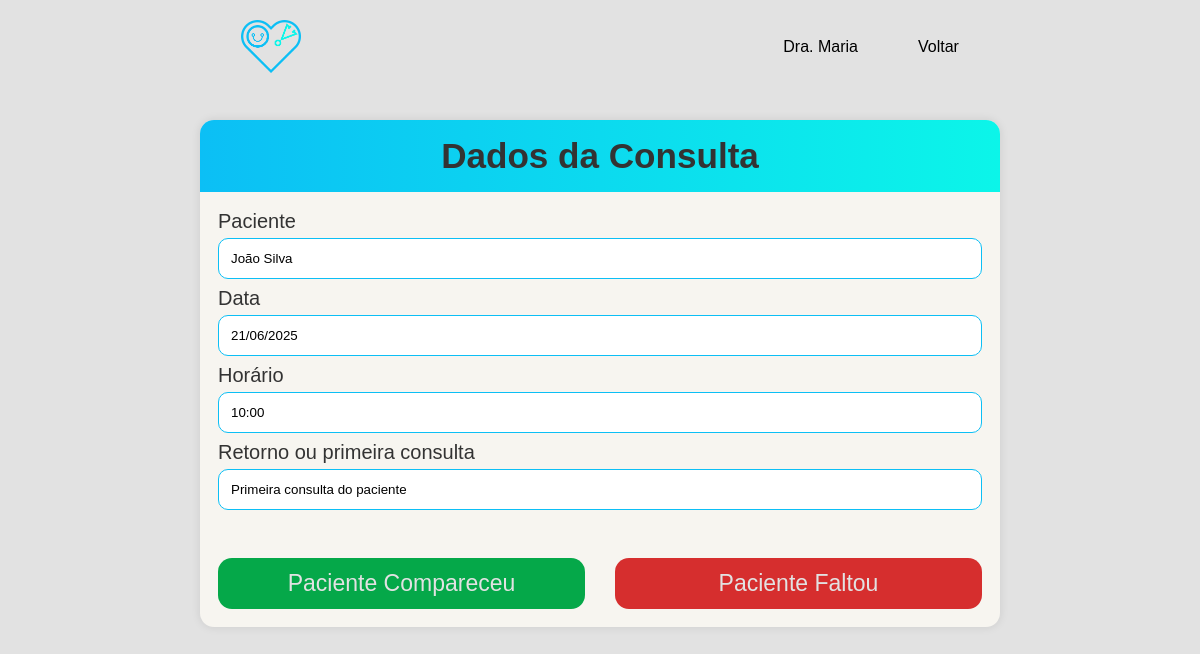
The app's page /consulta_medico/5/ (signed in) with its own data.
### core/models.py (models this page shows, shortened)
class Consulta(models.Model):
    status_escolhas = [('aguardando', 'Aguardando'),('agendada', 'Agendada'),('confirmada', 'Na unidade'),('compareceu', 'Compareceu'),('naocompareceu', 'Não compareceu')]
    status_retorno = [('retorno', 'Paciente retornando'), ('primeira_consulta', 'Primeira consulta do paciente')]
    paciente = models.ForeignKey(Paciente, on_delete=models.SET_NULL, null=True, blank=True)
    medico = models.ForeignKey(Medico, on_delete=models.CASCADE)
    data = models.DateField()
    hora = models.TimeField()
    local = models.CharField(max_length=255)
    endereco = models.CharField(max_length=255)
    status = models.CharField(max_length=20, choices=status_escolhas, default='agendada')
    retorno_ou_primeira_consulta = models.CharField(max_length=20, choices=status_retorno, default='primeira_consulta')

class Medico(models.Model):
    nome = models.CharField(max_length=255, null=True, blank=True)
    crm = models.CharField(max_length=11, unique=True, null=True, blank=True)
    senha = models.CharField(max_length=128, null=True, blank=True)
    especialidade = models.CharField(max_length=128, null=True, blank=True)
    consultorio = models.CharField(max_length=10, null=True)

class Paciente(models.Model):
    nome = models.CharField(max_length=255, null=True, blank=True)
    cpf = models.CharField(max_length=11, unique=True, null=True, blank=True)
    senha = models.CharField(max_length=128, null=True, blank=True)
    telefone = models.CharField(max_length=15, null=True, blank=True)
    email = models.EmailField(max_length=128, unique=True, null=True, blank=True)
    def __str__(self):
        return self.nome

### core/decorators.py (the view)
    def wrapper(request, *args, **kwargs):
        if 'medico_id' not in request.session:
            return redirect('recepcao')
        return view_func(request, *args, **kwargs)

### sus_medicos/views.py (called while the page is built)
@login_required_medico
def consulta_medico(request, id):
    consulta = get_object_or_404(Consulta.objects.select_related('medico', 'paciente'), id=id)
    return render(request, 'consulta_medico.html', {'consulta': consulta})

### sus_medicos/templates/consulta_medico.html (shortened to what this page needs)
{% load static %}
<!DOCTYPE html>
<html lang="pt-BR">
<head>
    <link rel="stylesheet" href="{% static 'css/consulta_medico.css' %}?v=1.0">
</head>
<body>
    <header class="cabecalho">
        <img class="icon" src='{% static "images/coracao2.png" %}' alt="Ícone de coração">
        <nav class="menu">
            <a class="nome">{{ consulta.medico.nome }}</a>
            <a href="{% url 'plataforma_medico' %}"><button class="btnnav">Voltar</button></a>
        </nav>
    </header>
    <main class="conteudo-tabela">
        <div class="tabela">
            <section class="Titulo">
                <h3 id="titulo-consultas">Dados da Consulta</h3>
            </section>
            <div id="formulario-consulta">
                <form id="tabela-dados" class="tabela-dados" action="" method="POST">
                    <label>Paciente</label>
                    <input readonly value="{{ consulta.paciente }}">
                    <label>Data</label>
                    <input readonly value="{{ consulta.data|date:'d/m/Y' }}">
                    <label>Horário</label>
                    <input readonly value="{{ consulta.hora|time:'H:i' }}">
                    <label>Retorno ou primeira consulta</label>
                    <input readonly value="{{consulta.get_retorno_ou_primeira_consulta_display}}">
                    <div class="btn">
                        <button type="button" class="btncompareceu" id="btncompareceu" data-id="{{ consulta.id }}">Paciente Compareceu</button>
                        <button type="button" class="btnnaocompareceu" id="btnnaocompareceu" data-id="{{ consulta.id }}">Paciente Faltou</button>
                    </div>
                </form>
            </div>
        </div>
    </main>
</body>
</html>

### sus_medicos/static/css/consulta_medico.css (style rules this page uses)
* { box-sizing: border-box; margin: 0; padding: 0; font-family: Arial, sans-serif; }
body { background-color: #e2e2e2; }
.cabecalho { padding-bottom: 20px; padding-top: 20px; min-height: 10vh; display: flex; flex-direction: row; align-items: center; justify-content:space-around; }
.menu { display: flex; gap: 60px; }
.icon { max-width: 60px; width: 8%; }
.btnnav { border: none; background-color: #e2e2e2; font-size: 16px; cursor: pointer; }
.conteudo-tabela { min-height: 70vh; display: flex; flex-direction: column; justify-content: center; align-items: center; }
.tabela { background-color: #f7f5f0; width: 95%; max-width: 800px; height: 100%; max-height: 70vh; min-height: 410px; border-radius: 14px; box-shadow: 0px 0 10px rgba(0, 0, 0, 0.1); overflow: hidden; }
.Titulo { text-align: center; padding: 16px; background: linear-gradient(90deg, #0cbff5, #0cf5e9); font-size: 30px; color: #333; }
.tabela-dados { padding: 18px; }
label { margin-bottom: 5px; font-size: 20px; display: block; color: #333; }
input { width: 100%; padding: 12px; margin-bottom: 8px; border: 1px solid #0cbff5; border-radius: 10px; }
.btn { display: flex; justify-content: center; align-items: center; gap: 30px; margin-top: 20px; }
.btnnaocompareceu { margin-top: 20px; border: none; width: 100%; padding: 12px; border-radius: 14px; color: #e2e2e2; font-size: 23px; cursor: pointer; background-color: #d62e2e; }
.btncompareceu { margin-top: 20px; border: none; width: 100%; padding: 12px; border-radius: 14px; color: #e2e2e2; font-size: 23px; cursor: pointer; background-color: rgb(5, 168, 73); }

### records on screen
Consulta: medico.nome "Dra. Maria", paciente "João Silva", data "21/06/2025", hora "10:00", retorno_ou_primeira_consulta "Primeira consulta do paciente"
